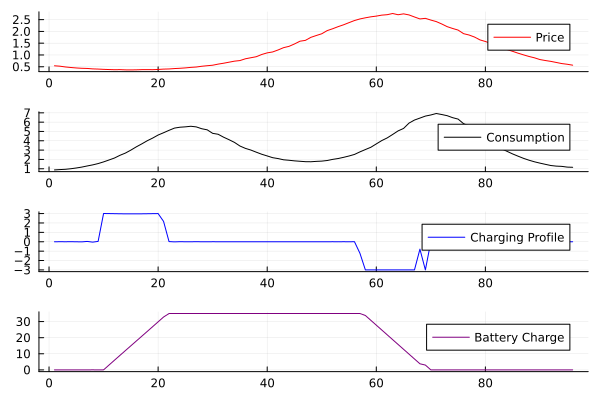

Recreate this plot in Julia.
using Plots
using Random
Random.seed!(1)

T = 96; # 15 minute intervals in a 24 hour period
t = 1:T;
pi = 3.14159265;
p = exp.(-cos.((t.-15)*2*pi/T) + 0.01*randn(T));
u = 2*exp.(-0.6*cos.((t.+40)*pi/T) - 0.7*cos.(t.*4*pi/T)+0.01*randn(T));

## Optimize charging profile of battery
using Convex, SCS

c = Variable(T)
q = Variable(T)

# Constraints
Q = 35 # max battery charge
C = 3 #1  # max charging rate
D = 3 #1  # max discharging rate

# Limit charge in battery
c1 = (q >= 0)
c2 = (q <= Q)
# Limit charging rate
c3 = (c <= C)
c4 = (c >= -D)
# Ensure same charge in the end as the beginning
c5 = (q[1] == q[end] + c[end])
# Connect charge and charging rate
c6 = [q[i+1] == q[i] + c[i] for i in 1:T-1]
# Initial charge
# c7 = (q[1] == 20)

constraints = [c1, c2, c3, c4, c5]
constraints = cat(constraints, c6, dims=1)
# constraints += c7

# Objective
objective = minimize(dot(p, u + c))
objective.constraints = constraints

solve!(objective, SCS.Optimizer)

# Plot results
p0 = plot(t, p, label="Price", color="red")
p1 = plot(t, u, label="Consumption", color="black")
p2 = plot(t, evaluate(c), label="Charging Profile", color="blue")
p3 = plot(t, evaluate(q), label="Battery Charge", color="purple")

plot(p0, p1, p2, p3, layout=(4,1), legend=:right)

# Save plot
savefig("storage_tradeoff_data.png")
